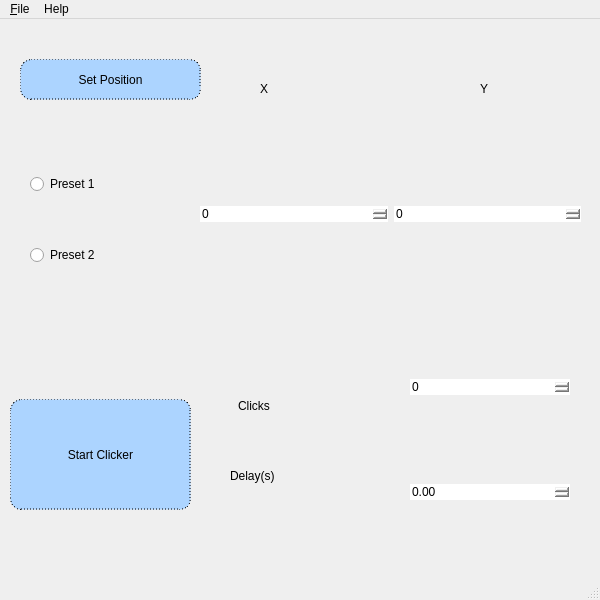
<?xml version="1.0" encoding="UTF-8"?>
<ui version="4.0">
 <class>MainWindow</class>
 <widget class="QMainWindow" name="MainWindow">
  <property name="geometry">
   <rect>
    <x>0</x>
    <y>0</y>
    <width>600</width>
    <height>600</height>
   </rect>
  </property>
  <property name="minimumSize">
   <size>
    <width>600</width>
    <height>600</height>
   </size>
  </property>
  <property name="windowTitle">
   <string>MainWindow</string>
  </property>
  <widget class="QWidget" name="centralwidget">
   <widget class="QWidget" name="verticalLayoutWidget">
    <property name="geometry">
     <rect>
      <x>30</x>
      <y>110</y>
      <width>161</width>
      <height>181</height>
     </rect>
    </property>
    <layout class="QVBoxLayout" name="verticalLayout">
     <item>
      <widget class="QRadioButton" name="radioButton">
       <property name="styleSheet">
        <string notr="true">font: 75 18pt &quot;Calibri&quot;;</string>
       </property>
       <property name="text">
        <string>Preset 1</string>
       </property>
      </widget>
     </item>
     <item>
      <widget class="QRadioButton" name="radioButton_2">
       <property name="styleSheet">
        <string notr="true">font: 75 18pt &quot;Calibri&quot;;</string>
       </property>
       <property name="text">
        <string>Preset 2</string>
       </property>
      </widget>
     </item>
    </layout>
   </widget>
   <widget class="QWidget" name="horizontalLayoutWidget">
    <property name="geometry">
     <rect>
      <x>200</x>
      <y>120</y>
      <width>381</width>
      <height>151</height>
     </rect>
    </property>
    <layout class="QHBoxLayout" name="horizontalLayout">
     <item>
      <widget class="QSpinBox" name="spinBox_2">
       <property name="styleSheet">
        <string notr="true">border-radius: 13px;
font: 75 22.3pt &quot;Calibri&quot;;</string>
       </property>
       <property name="maximum">
        <number>9999</number>
       </property>
      </widget>
     </item>
     <item>
      <widget class="QSpinBox" name="spinBox">
       <property name="styleSheet">
        <string notr="true">border-radius: 13px;
font: 75 22.3pt &quot;Calibri&quot;;</string>
       </property>
       <property name="maximum">
        <number>9999</number>
       </property>
      </widget>
     </item>
    </layout>
   </widget>
   <widget class="QLabel" name="label">
    <property name="geometry">
     <rect>
      <x>260</x>
      <y>-30</y>
      <width>122</width>
      <height>199</height>
     </rect>
    </property>
    <property name="layoutDirection">
     <enum>Qt::LeftToRight</enum>
    </property>
    <property name="autoFillBackground">
     <bool>false</bool>
    </property>
    <property name="styleSheet">
     <string notr="true">font: 75 33pt &quot;Calibri&quot;;</string>
    </property>
    <property name="text">
     <string>X</string>
    </property>
   </widget>
   <widget class="QLabel" name="label_2">
    <property name="geometry">
     <rect>
      <x>480</x>
      <y>-30</y>
      <width>122</width>
      <height>199</height>
     </rect>
    </property>
    <property name="layoutDirection">
     <enum>Qt::LeftToRight</enum>
    </property>
    <property name="autoFillBackground">
     <bool>false</bool>
    </property>
    <property name="styleSheet">
     <string notr="true">font: 75 33pt &quot;Calibri&quot;;</string>
    </property>
    <property name="text">
     <string>Y</string>
    </property>
   </widget>
   <widget class="QLabel" name="label_3">
    <property name="geometry">
     <rect>
      <x>238</x>
      <y>360</y>
      <width>121</width>
      <height>54</height>
     </rect>
    </property>
    <property name="layoutDirection">
     <enum>Qt::LeftToRight</enum>
    </property>
    <property name="autoFillBackground">
     <bool>false</bool>
    </property>
    <property name="styleSheet">
     <string notr="true">font: 75 33pt &quot;Calibri&quot;;</string>
    </property>
    <property name="text">
     <string>Clicks</string>
    </property>
   </widget>
   <widget class="QLabel" name="label_4">
    <property name="geometry">
     <rect>
      <x>230</x>
      <y>430</y>
      <width>151</width>
      <height>54</height>
     </rect>
    </property>
    <property name="layoutDirection">
     <enum>Qt::LeftToRight</enum>
    </property>
    <property name="autoFillBackground">
     <bool>false</bool>
    </property>
    <property name="styleSheet">
     <string notr="true">font: 75 33pt &quot;Calibri&quot;;</string>
    </property>
    <property name="text">
     <string>Delay(s)</string>
    </property>
   </widget>
   <widget class="QWidget" name="verticalLayoutWidget_2">
    <property name="geometry">
     <rect>
      <x>410</x>
      <y>360</y>
      <width>160</width>
      <height>121</height>
     </rect>
    </property>
    <layout class="QVBoxLayout" name="verticalLayout_2">
     <item>
      <widget class="QSpinBox" name="spinBox_3">
       <property name="styleSheet">
        <string notr="true">border-radius: 13px;
font: 75 22.3pt &quot;Calibri&quot;;</string>
       </property>
       <property name="maximum">
        <number>9999</number>
       </property>
      </widget>
     </item>
     <item>
      <spacer name="verticalSpacer">
       <property name="orientation">
        <enum>Qt::Vertical</enum>
       </property>
       <property name="sizeHint" stdset="0">
        <size>
         <width>20</width>
         <height>40</height>
        </size>
       </property>
      </spacer>
     </item>
     <item>
      <widget class="QDoubleSpinBox" name="doubleSpinBox">
       <property name="styleSheet">
        <string notr="true">border-radius: 13px;
font: 75 22.3pt &quot;Calibri&quot;;</string>
       </property>
      </widget>
     </item>
    </layout>
   </widget>
   <widget class="QPushButton" name="pushButton">
    <property name="geometry">
     <rect>
      <x>10</x>
      <y>380</y>
      <width>181</width>
      <height>111</height>
     </rect>
    </property>
    <property name="styleSheet">
     <string notr="true">border-radius: 11.33px;
font: 75 22.3pt &quot;Calibri&quot;;
background-color: rgb(172, 212, 255);

border: 1px dotted black;
box-shadow: 63px 46px 56px 66px red;</string>
    </property>
    <property name="text">
     <string>Start Clicker</string>
    </property>
   </widget>
   <widget class="QPushButton" name="pushButton_2">
    <property name="geometry">
     <rect>
      <x>20</x>
      <y>40</y>
      <width>181</width>
      <height>41</height>
     </rect>
    </property>
    <property name="styleSheet">
     <string notr="true">border-radius: 11.33px;
font: 75 22.3pt &quot;Calibri&quot;;
background-color: rgb(172, 212, 255);

border: 1px dotted black;
box-shadow: 63px 46px 56px 66px red;</string>
    </property>
    <property name="text">
     <string>Set Position</string>
    </property>
   </widget>
  </widget>
  <widget class="QMenuBar" name="menubar">
   <property name="geometry">
    <rect>
     <x>0</x>
     <y>0</y>
     <width>600</width>
     <height>21</height>
    </rect>
   </property>
   <property name="layoutDirection">
    <enum>Qt::LeftToRight</enum>
   </property>
   <property name="autoFillBackground">
    <bool>false</bool>
   </property>
   <property name="styleSheet">
    <string notr="true"/>
   </property>
   <widget class="QMenu" name="menuFile">
    <property name="title">
     <string>&amp;File</string>
    </property>
    <addaction name="separator"/>
    <addaction name="actionClose"/>
   </widget>
   <widget class="QMenu" name="menuHelp">
    <property name="title">
     <string>Help</string>
    </property>
    <addaction name="actionReport_Bug"/>
    <addaction name="actionRepositary"/>
   </widget>
   <addaction name="menuFile"/>
   <addaction name="menuHelp"/>
  </widget>
  <widget class="QStatusBar" name="statusbar"/>
  <action name="actionReport_Bug">
   <property name="text">
    <string>Report Bug</string>
   </property>
  </action>
  <action name="actionRepositary">
   <property name="text">
    <string>Github Repo</string>
   </property>
  </action>
  <action name="actionClose">
   <property name="text">
    <string>Close</string>
   </property>
  </action>
 </widget>
 <resources/>
 <connections/>
</ui>
